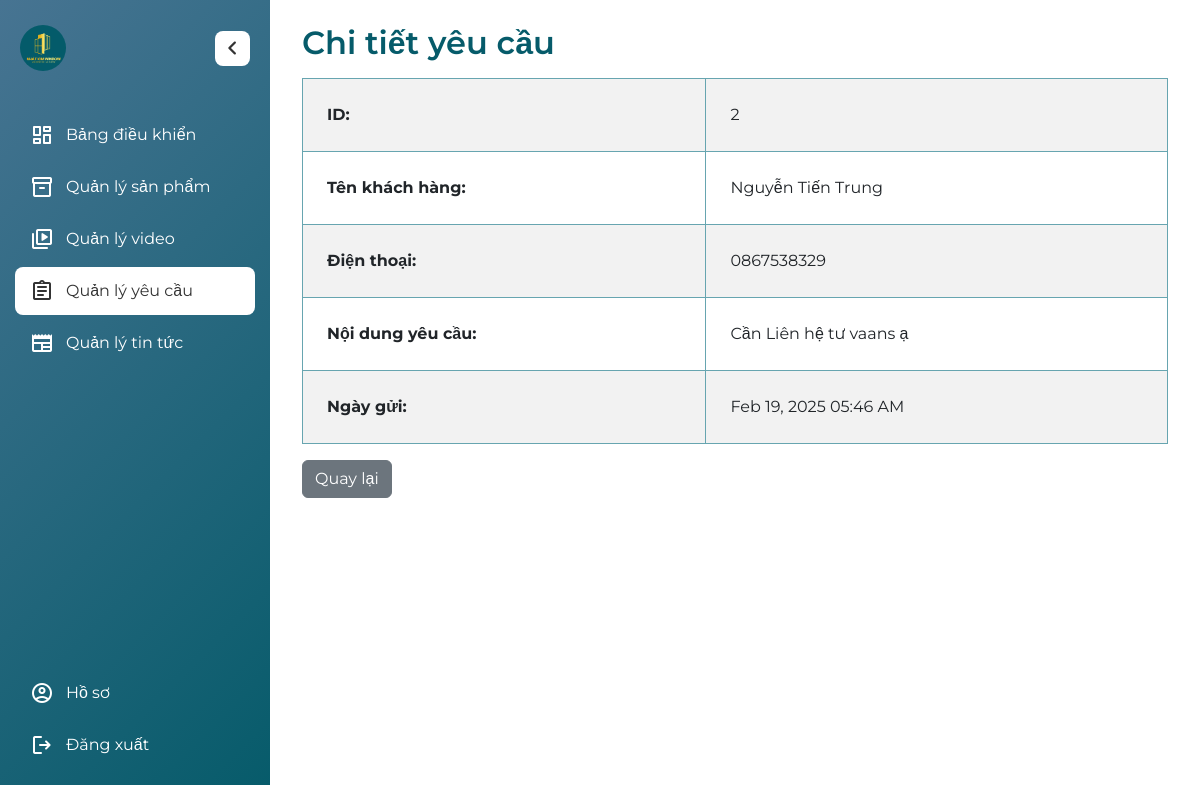
The app's page /admin/contact-request-details.php?id=2 (signed in) with its own data.
### tables this page shows
CREATE TABLE `inquiries` (
  `inquiry_id` int(11) NOT NULL,
  `name` varchar(255) NOT NULL,
  `diachi` varchar(255) NOT NULL,
  `phone` varchar(20) NOT NULL,
  `message` text DEFAULT NULL,
  `created_at` timestamp NOT NULL DEFAULT current_timestamp()
);

### admin/contact-request-details.php (the view, shortened to what this page needs)
<?php
include '../includes/database.php';
if (isset($_GET['id'])) {
    $id = intval($_GET['id']);
    $sql = "SELECT * FROM inquiries WHERE inquiry_id = ?";
    $stmt = $conn->prepare($sql);
    $stmt->bind_param("i", $id);
    $stmt->execute();
    $result = $stmt->get_result();
    if ($result->num_rows > 0) {
        $data = $result->fetch_assoc();
    } else {
        echo "Không tìm thấy yêu cầu nào.";
        exit;
    }
} else {
    echo "ID không hợp lệ.";
    exit;
}
?>
<!DOCTYPE html>
<html lang="vi">
<head>
    <link href="https://cdn.jsdelivr.net/npm/bootstrap@5.3.0/dist/css/bootstrap.min.css" rel="stylesheet">
    <link rel="stylesheet" href="https://cdnjs.cloudflare.com/ajax/libs/font-awesome/6.7.2/css/all.min.css">
    <link rel="stylesheet" href="./assets/css/contact-request-details.css">
    <link rel="stylesheet" href="./assets/css/admin-base.css">
    <link rel="stylesheet" href="./assets/css/admin-responsive.css">
</head>
<body>
    <div class="wrap">
        <?php include '../includes/sidebar.php'; ?>
        <div class="wrapper">
            <div class="container mt-4">
                <h2 class="mb-3" style="font-weight: 600; color: var(--primary-color);">Chi tiết yêu cầu</h2>
                <table class="table table-bordered table-striped">
                    <tr>
                        <th>ID:</th>
                        <td><?php echo $data['inquiry_id']; ?></td>
                    </tr>
                    <tr>
                        <th>Tên khách hàng:</th>
                        <td><?php echo htmlspecialchars($data['name']); ?></td>
                    </tr>
                    <tr>
                        <th>Điện thoại:</th>
                        <td><?php echo htmlspecialchars($data['phone']); ?></td>
                    </tr>
                    <tr>
                        <th>Nội dung yêu cầu:</th>
                        <td><?php echo nl2br(htmlspecialchars($data['message'])); ?></td>
                    </tr>
                    <tr>
                        <th>Ngày gửi:</th>
                        <td><?php echo date("M d, Y h:i A", strtotime($data['created_at'])); ?></td>
                    </tr>
                </table>
                <button type="button" class="btn btn-secondary me-2"
                    onclick="window.location.href='contact-request.php';">Quay lại</button>
            </div>
        </div>
    </div>
</body>
</html>

### admin/assets/css/contact-request-details.css (style rules this page uses)
.table-bordered { border-color: #5b9eaaec; }
td, th { padding: 24px !important; }

### admin/assets/css/admin-base.css (style rules this page uses)
* { margin: 0; padding: 0; border: 0; font-size: 100%; list-style: none; text-decoration: none; box-sizing: border-box; }
body { font-family: 'Montserrat', sans-serif; }
:root { --border-color: #dbdbdb; --text-color: #333; --background-color: #a0a0a0; --primary-color: #065b6a; --white-color: white; --font-family: 'Montserrat', sans-serif; }
.wrap { display: flex; margin: 0; height: 100vh; }
.wrapper { width: 100%; margin-left: 270px; padding: 0 20px; min-height: 100vh; transition: margin-left 0.4s ease; overflow-x: hidden; }

### records on screen
inquiries: inquiry_id "2", name "Nguyễn Tiến Trung", phone "0867538329", message "Cần Liên hệ tư vaans ạ", created_at "Feb 19, 2025 05:46 AM"
